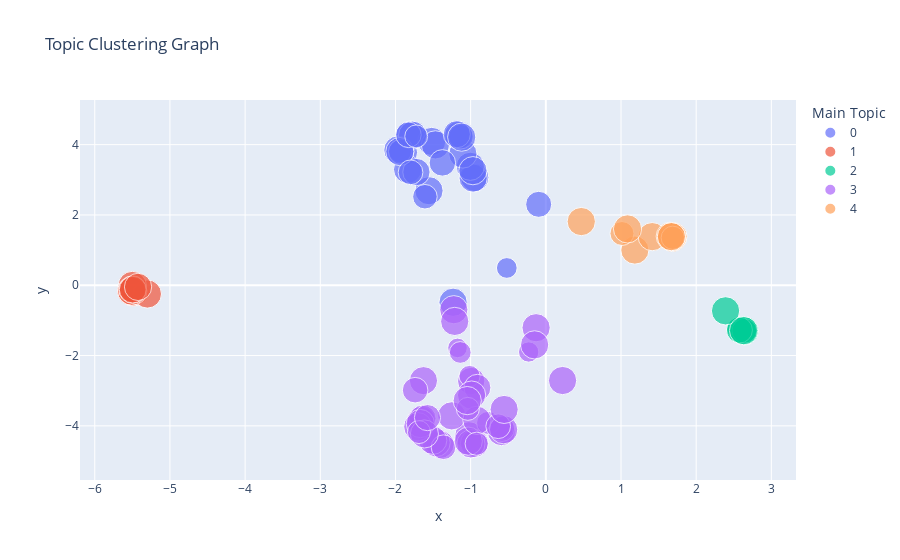

Notebook source saved alongside this figure:
### Markdown cell above
# Generating Cluster Graph of Topics

### Code cell
visualize_topic_cluster_tsne(lda_model, df)

### Figure 1 — Plotly figure (JSON) as saved in the notebook; plotly's stock layout.template omitted (floating-point values rounded to 4 significant figures)
{"data": [{"customdata": [[[["say", "depape", "attack", "police", "home", "speaker", "break", "tell", "hammer", "officer"]], "bismarcktribune.com", "Neutral", "0"], [[["say", "depape", "attack", "police", "home", "speaker", "break", "tell", "hammer", "officer"]], "www.newsnationnow.com", "Neutral", "0"], [[["say", "depape", "attack", "police", "home", "speaker", "break", "tell", "hammer", "officer"]], "buff.ly", "Neutral Positive", "0"], [[["say", "depape", "attack", "police", "home", "speaker", "break", "tell", "hammer", "officer"]], "www.theepochtimes.com", "Neutral Positive", "0"], [[["say", "depape", "attack", "police", "home", "speaker", "break", "tell", "hammer", "officer"]], "www.independent.co.uk", "Neutral Negative", "0"], [[["say", "depape", "attack", "police", "home", "speaker", "break", "tell", "hammer", "officer"]], "flip.it", "Neutral Positive", "0"], [[["say", "depape", "attack", "police", "home", "speaker", "break", "tell", "hammer", "officer"]], "www.kosu.org", "Neutral Negative", "0"], [[["say", "depape", "attack", "police", "home", "speaker", "break", "tell", "hammer", "officer"]], "www.newsmax.com", "Negative", "0"], [[["say", "depape", "attack", "police", "home", "speaker", "break", "tell", "hammer", "officer"]], "www.courttv.com", "Negative", "0"], [[["say", "depape", "attack", "police", "home", "speaker", "break", "tell", "hammer", "officer"]], "nbcnews.to", "Neutral Negative", "0"], [[["say", "depape", "attack", "police", "home", "speaker", "break", "tell", "hammer", "officer"]], "www.theepochtimes.com", "Neutral Negative", "0"], [[["say", "depape", "attack", "police", "home", "speaker", "break", "tell", "hammer", "officer"]], "ca.news.yahoo.com", "Neutral Positive", "0"], [[["say", "depape", "attack", "police", "home", "speaker", "break", "tell", "hammer", "officer"]], "ift.tt", "Neutral Positive", "0"], [[["say", "depape", "attack", "police", "home", "speaker", "break", "tell", "hammer", "officer"]], "meaww.com", "Positive", "0"], [[["say", "depape", "attack", "police", "home", "speaker", "break", "tell", "hammer", "officer"]], "www.thenewcivilrightsmovement.com", "Neutral Negative", "0"], [[["say", "depape", "attack", "police", "home", "speaker", "break", "tell", "hammer", "officer"]], "www.whas11.com", "Neutral Positive", "0"], [[["say", "depape", "attack", "police", "home", "speaker", "break", "tell", "hammer", "officer"]], "l.smartnews.com", "Negative", "0"], [[["say", "depape", "attack", "police", "home", "speaker", "break", "tell", "hammer", "officer"]], "ugnews24.info", "Neutral Positive", "0"], [[["say", "depape", "attack", "police", "home", "speaker", "break", "tell", "hammer", "officer"]], "www.latimes.com", "Neutral Positive", "0"], [[["say", "depape", "attack", "police", "home", "speaker", "break", "tell", "hammer", "officer"]], "lakegenevanews.net", "Neutral Positive", "0"], [[["say", "depape", "attack", "police", "home", "speaker", "break", "tell", "hammer", "officer"]], "www.diariodenavarra.es", "Positive", "0"], [[["say", "depape", "attack", "police", "home", "speaker", "break", "tell", "hammer", "officer"]], "people.com", "Neutral Negative", "0"], [[["say", "depape", "attack", "police", "home", "speaker", "break", "tell", "hammer", "officer"]], "www.nbcnews.com", "Neutral Negative", "0"], [[["say", "depape", "attack", "police", "home", "speaker", "break", "tell", "hammer", "officer"]], "www.cnn.com", "Neutral", "0"], [[["say", "depape", "attack", "police", "home", "speaker", "break", "tell", "hammer", "officer"]], "l.smartnews.com", "Neutral Positive", "0"], [[["say", "depape", "attack", "police", "home", "speaker", "break", "tell", "hammer", "officer"]], "news.yahoo.com", "Negative", "0"], [[["say", "depape", "attack", "police", "home", "speaker", "break", "tell", "hammer", "officer"]], "altanto.com.do", "Neutral Negative", "0"], [[["say", "depape", "attack", "police", "home", "speaker", "break", "tell", "hammer", "officer"]], "rollingstone.com", "Neutral Negative", "0"], [[["say", "depape", "attack", "police", "home", "speaker", "break", "tell", "hammer", "officer"]], "www.dailymail.co.uk", "Neutral Positive", "0"], [[["say", "depape", "attack", "police", "home", "speaker", "break", "tell", "hammer", "officer"]], "www.msnbc.com", "Negative", "0"], [[["say", "depape", "attack", "police", "home", "speaker", "break", "tell", "hammer", "officer"]], "twitchy.com", "Positive", "0"]], "hovertemplate": "Associated Words: %{customdata[0]}<br>Address: %{customdata[1]}<br>Sentiment Label: %{customdata[2]}<br>Main Topic:%{customdata[3]}", "legendgroup": "0", "marker": {"color": "#636efa", "size": [0.99, 0.9944, 0.9978, 0.5101, 0.9939, 0.8467, 0.9958, 0.3742, 0.9951, 0.9963, 0.997, 0.9957, 0.9931, 0.932, 0.9959, 0.654, 0.9972, 0.8786, 0.7541, 0.9948, 0.754, 0.9946, 0.8067, 0.9945, 0.5373, 0.9221, 0.7637, 0.9974, 0.9988, 0.8179, 0.6538], "sizemode": "area", "sizeref": 0.002499, "symbol": "circle"}, "mode": "markers", "name": "0", "orientation": "v", "showlegend": true, "type": "scatter", "x": [-1.893, -1.839, -0.9456, -1.961, -0.9667, -0.09498, -1.004, -1.138, -1.554, -1.103, -0.9698, -1.807, -1.518, -1.721, -1.967, -1.939, -1.469, -1.376, -1.608, -1.159, -1.128, -1.771, -1.925, -1.941, -0.519, -1.184, -1.8, -1.119, -1.234, -1.828, -1.724], "xaxis": "x", "y": [3.781, 3.297, 3.064, 3.823, 3.048, 2.302, 3.384, 4.246, 2.689, 3.734, 3.259, 4.273, 4.092, 3.22, 3.847, 3.807, 3.994, 3.481, 2.519, 4.269, 4.225, 4.268, 3.798, 3.803, 0.4919, 4.298, 3.212, 4.213, -0.4839, 4.281, 4.235], "yaxis": "y"}, {"customdata": [[[["say", "lead", "election", "house", "political", "vote", "republican", "censorship", "member", "take"]], "go.shr.lc", "Neutral Positive", "1"], [[["say", "lead", "election", "house", "political", "vote", "republican", "censorship", "member", "take"]], "ijr.com", "Neutral Positive", "1"], [[["say", "lead", "election", "house", "political", "vote", "republican", "censorship", "member", "take"]], "www.foxnews.com", "Neutral Positive", "1"], [[["say", "lead", "election", "house", "political", "vote", "republican", "censorship", "member", "take"]], "link.springer.com", "Neutral Positive", "1"], [[["say", "lead", "election", "house", "political", "vote", "republican", "censorship", "member", "take"]], "www.cbsnews.com", "Neutral Positive", "1"], [[["say", "lead", "election", "house", "political", "vote", "republican", "censorship", "member", "take"]], "tinyurl.com", "Neutral Negative", "1"], [[["say", "lead", "election", "house", "political", "vote", "republican", "censorship", "member", "take"]], "www.politico.com", "Neutral Positive", "1"], [[["say", "lead", "election", "house", "political", "vote", "republican", "censorship", "member", "take"]], "www.nbcnews.com", "Neutral Negative", "1"], [[["say", "lead", "election", "house", "political", "vote", "republican", "censorship", "member", "take"]], "trib.al", "Neutral Negative", "1"], [[["say", "lead", "election", "house", "political", "vote", "republican", "censorship", "member", "take"]], "punchbowl.news", "Neutral Positive", "1"], [[["say", "lead", "election", "house", "political", "vote", "republican", "censorship", "member", "take"]], "wapo.st", "Neutral Positive", "1"], [[["say", "lead", "election", "house", "political", "vote", "republican", "censorship", "member", "take"]], "greenwald.substack.com", "Neutral Positive", "1"], [[["say", "lead", "election", "house", "political", "vote", "republican", "censorship", "member", "take"]], "prada.substack.com", "Neutral Positive", "1"], [[["say", "lead", "election", "house", "political", "vote", "republican", "censorship", "member", "take"]], "soundcloud.com", "Neutral Positive", "1"], [[["say", "lead", "election", "house", "political", "vote", "republican", "censorship", "member", "take"]], "dlvr.it", "Neutral Negative", "1"]], "hovertemplate": "Associated Words: %{customdata[0]}<br>Address: %{customdata[1]}<br>Sentiment Label: %{customdata[2]}<br>Main Topic:%{customdata[3]}", "legendgroup": "1", "marker": {"color": "#EF553B", "size": [0.958, 0.7814, 0.9942, 0.9994, 0.9963, 0.917, 0.9992, 0.9985, 0.8956, 0.9951, 0.7552, 0.9888, 0.9562, 0.8914, 0.9303], "sizemode": "area", "sizeref": 0.002499, "symbol": "circle"}, "mode": "markers", "name": "1", "orientation": "v", "showlegend": true, "type": "scatter", "x": [-5.467, -5.483, -5.507, -5.488, -5.3, -5.51, -5.501, -5.51, -5.496, -5.492, -5.482, -5.51, -5.497, -5.495, -5.424], "xaxis": "x", "y": [-0.1916, -0.1209, -0.1355, -0.1937, -0.2485, -0.1691, -0.006299, -0.156, -0.1369, -0.1671, -0.1388, -0.169, -0.1241, -0.1243, -0.04717], "yaxis": "y"}, {"customdata": [[[["country", "say", "great", "get", "go", "people", "year", "take", "come", "thing"]], "en.wikipedia.org", "Neutral Negative", "2"], [[["country", "say", "great", "get", "go", "people", "year", "take", "come", "thing"]], "www.elespanol.com", "Negative", "2"], [[["country", "say", "great", "get", "go", "people", "year", "take", "come", "thing"]], "fee.org", "Positive", "2"], [[["country", "say", "great", "get", "go", "people", "year", "take", "come", "thing"]], "www.thecatholicmonitor.com", "Positive", "2"], [[["country", "say", "great", "get", "go", "people", "year", "take", "come", "thing"]], "dlvr.it", "Neutral Negative", "2"], [[["country", "say", "great", "get", "go", "people", "year", "take", "come", "thing"]], "share.newsbreak.com", "Neutral Positive", "2"], [[["country", "say", "great", "get", "go", "people", "year", "take", "come", "thing"]], "buff.ly", "Neutral Positive", "2"], [[["country", "say", "great", "get", "go", "people", "year", "take", "come", "thing"]], "nyti.ms", "Neutral Positive", "2"]], "hovertemplate": "Associated Words: %{customdata[0]}<br>Address: %{customdata[1]}<br>Sentiment Label: %{customdata[2]}<br>Main Topic:%{customdata[3]}", "legendgroup": "2", "marker": {"color": "#00cc96", "size": [0.9505, 0.5701, 0.7169, 0.9978, 0.7623, 0.8502, 0.9997, 0.9997], "sizemode": "area", "sizeref": 0.002499, "symbol": "circle"}, "mode": "markers", "name": "2", "orientation": "v", "showlegend": true, "type": "scatter", "x": [2.642, 2.601, 2.568, 2.642, 2.641, 2.575, 2.391, 2.63], "xaxis": "x", "y": [-1.298, -1.288, -1.243, -1.298, -1.298, -1.275, -0.7277, -1.29], "yaxis": "y"}, {"customdata": [[[["say", "speaker", "house", "year", "leader", "election", "democratic", "leadership", "new", "political"]], "wjactv.com", "Neutral Positive", "3"], [[["say", "speaker", "house", "year", "leader", "election", "democratic", "leadership", "new", "political"]], "crooksandliars.com", "Negative", "3"], [[["say", "speaker", "house", "year", "leader", "election", "democratic", "leadership", "new", "political"]], "www.nytimes.com", "Neutral Negative", "3"], [[["say", "speaker", "house", "year", "leader", "election", "democratic", "leadership", "new", "political"]], "www.mediaite.com", "Neutral Positive", "3"], [[["say", "speaker", "house", "year", "leader", "election", "democratic", "leadership", "new", "political"]], "www.wkyt.com", "Neutral Positive", "3"], [[["say", "speaker", "house", "year", "leader", "election", "democratic", "leadership", "new", "political"]], "www.jihadwatch.org", "Negative", "3"], [[["say", "speaker", "house", "year", "leader", "election", "democratic", "leadership", "new", "political"]], "NBC11NEWS.com", "Neutral Negative", "3"], [[["say", "speaker", "house", "year", "leader", "election", "democratic", "leadership", "new", "political"]], "nbcbay.com", "Neutral Positive", "3"], [[["say", "speaker", "house", "year", "leader", "election", "democratic", "leadership", "new", "political"]], "www.cbc.ca", "Neutral Positive", "3"], [[["say", "speaker", "house", "year", "leader", "election", "democratic", "leadership", "new", "political"]], "www.tf1info.fr", "Neutral Negative", "3"], [[["say", "speaker", "house", "year", "leader", "election", "democratic", "leadership", "new", "political"]], "www.audacy.com", "Neutral Negative", "3"], [[["say", "speaker", "house", "year", "leader", "election", "democratic", "leadership", "new", "political"]], "www.ncronline.org", "Neutral Positive", "3"], [[["say", "speaker", "house", "year", "leader", "election", "democratic", "leadership", "new", "political"]], "www.msnbc.com", "Neutral Positive", "3"], [[["say", "speaker", "house", "year", "leader", "election", "democratic", "leadership", "new", "political"]], "www.newsbreakapp.com", "Neutral Positive", "3"], [[["say", "speaker", "house", "year", "leader", "election", "democratic", "leadership", "new", "political"]], "www.nytimes.com", "Negative", "3"], [[["say", "speaker", "house", "year", "leader", "election", "democratic", "leadership", "new", "political"]], "trib.al", "Positive", "3"], [[["say", "speaker", "house", "year", "leader", "election", "democratic", "leadership", "new", "political"]], "open.substack.com", "Positive", "3"], [[["say", "speaker", "house", "year", "leader", "election", "democratic", "leadership", "new", "political"]], "www.sfgate.com", "Neutral", "3"], [[["say", "speaker", "house", "year", "leader", "election", "democratic", "leadership", "new", "political"]], "ow.ly", "Neutral Positive", "3"], [[["say", "speaker", "house", "year", "leader", "election", "democratic", "leadership", "new", "political"]], "dlvr.it", "Neutral", "3"], [[["say", "speaker", "house", "year", "leader", "election", "democratic", "leadership", "new", "political"]], "tiny.iavian.net", "Neutral Positive", "3"], [[["say", "speaker", "house", "year", "leader", "election", "democratic", "leadership", "new", "political"]], "welovetrump.com", "Positive", "3"], [[["say", "speaker", "house", "year", "leader", "election", "democratic", "leadership", "new", "political"]], "dlvr.it", "Positive", "3"], [[["say", "speaker", "house", "year", "leader", "election", "democratic", "leadership", "new", "political"]], "cna.asia", "Neutral Positive", "3"], [[["say", "speaker", "house", "year", "leader", "election", "democratic", "leadership", "new", "political"]], "time.com", "Neutral Positive", "3"], [[["say", "speaker", "house", "year", "leader", "election", "democratic", "leadership", "new", "political"]], "www.businessinsider.com", "Neutral Positive", "3"], [[["say", "speaker", "house", "year", "leader", "election", "democratic", "leadership", "new", "political"]], "trib.al", "Neutral Negative", "3"], [[["say", "speaker", "house", "year", "leader", "election", "democratic", "leadership", "new", "political"]], "l.smartnews.com", "Neutral Positive", "3"], [[["say", "speaker", "house", "year", "leader", "election", "democratic", "leadership", "new", "political"]], "www.theyeshivaworld.com", "Neutral Positive", "3"], [[["say", "speaker", "house", "year", "leader", "election", "democratic", "leadership", "new", "political"]], "www.nytimes.com", "Neutral Positive", "3"], [[["say", "speaker", "house", "year", "leader", "election", "democratic", "leadership", "new", "political"]], "www.dailymail.co.uk", "Neutral Negative", "3"], [[["say", "speaker", "house", "year", "leader", "election", "democratic", "leadership", "new", "political"]], "www.washingtontimes.com", "Positive", "3"], [[["say", "speaker", "house", "year", "leader", "election", "democratic", "leadership", "new", "political"]], "trib.al", "Neutral Positive", "3"], [[["say", "speaker", "house", "year", "leader", "election", "democratic", "leadership", "new", "political"]], "bit.ly", "Neutral Positive", "3"], [[["say", "speaker", "house", "year", "leader", "election", "democratic", "leadership", "new", "political"]], "4imag.com", "Positive", "3"], [[["say", "speaker", "house", "year", "leader", "election", "democratic", "leadership", "new", "political"]], "theshahab.com", "Neutral Positive", "3"], [[["say", "speaker", "house", "year", "leader", "election", "democratic", "leadership", "new", "political"]], "flip.it", "Neutral Positive", "3"], [[["say", "speaker", "house", "year", "leader", "election", "democratic", "leadership", "new", "political"]], "www.nbcnews.com", "Neutral Positive", "3"], [[["say", "speaker", "house", "year", "leader", "election", "democratic", "leadership", "new", "political"]], "www.newsbreakapp.com", "Neutral Negative", "3"], [[["say", "speaker", "house", "year", "leader", "election", "democratic", "leadership", "new", "political"]], "nationalfile.com", "Neutral Positive", "3"], [[["say", "speaker", "house", "year", "leader", "election", "democratic", "leadership", "new", "political"]], "www.dailykos.com", "Neutral Negative", "3"]], "hovertemplate": "Associated Words: %{customdata[0]}<br>Address: %{customdata[1]}<br>Sentiment Label: %{customdata[2]}<br>Main Topic:%{customdata[3]}", "legendgroup": "3", "marker": {"color": "#ab63fa", "size": [0.9983, 0.4786, 0.9946, 0.9926, 0.9984, 0.9374, 0.5163, 0.9981, 0.9985, 0.9842, 0.8905, 0.5594, 0.5923, 0.994, 0.7606, 0.592, 0.9033, 0.9979, 0.9975, 0.9988, 0.996, 0.9969, 0.6611, 0.9967, 0.9971, 0.9989, 0.7871, 0.6621, 0.9958, 0.9913, 0.9981, 0.662, 0.7632, 0.9984, 0.9962, 0.9973, 0.6714, 0.8175, 0.8556, 0.996, 0.9916], "sizemode": "area", "sizeref": 0.002499, "symbol": "circle"}, "mode": "markers", "name": "3", "orientation": "v", "showlegend": true, "type": "scatter", "x": [-1.408, -1.175, -1.459, -1.627, -0.5897, -0.9922, -0.2281, -1.504, -1.656, -1.025, -1.638, -1.015, -0.5828, -0.9487, -1.361, -1.138, -0.9094, -0.9874, -1.251, -1.703, -0.9966, -1.031, -0.7685, -0.9161, -0.1294, -1.669, -0.5828, -1.037, -1.224, -1.615, -0.561, -1.688, -0.6333, -1.046, -1.212, -0.1491, -0.9202, -1.738, -1.574, 0.2229, -0.5543], "xaxis": "x", "y": [-4.527, -1.783, -4.478, -2.714, -4.162, -2.725, -1.899, -4.411, -3.847, -4.279, -3.789, -2.582, -4.086, -4.498, -4.608, -1.912, -2.916, -3.125, -3.716, -4.024, -4.513, -4.436, -3.917, -3.843, -1.208, -3.935, -4.086, -3.517, -0.6954, -4.23, -4.109, -4.177, -4.012, -3.281, -1.029, -1.696, -4.509, -2.985, -3.765, -2.711, -3.534], "yaxis": "y"}, {"customdata": [[[["say", "year", "attack", "security", "make", "family", "get", "por", "morning", "trading"]], "seekingalpha.com", "Neutral Positive", "4"], [[["say", "year", "attack", "security", "make", "family", "get", "por", "morning", "trading"]], "www.smobserved.com", "Neutral Positive", "4"], [[["say", "year", "attack", "security", "make", "family", "get", "por", "morning", "trading"]], "dlvr.it", "Neutral Negative", "4"], [[["say", "year", "attack", "security", "make", "family", "get", "por", "morning", "trading"]], "eltiempomonclova.mx", "Positive", "4"], [[["say", "year", "attack", "security", "make", "family", "get", "por", "morning", "trading"]], "buff.ly", "Negative", "4"], [[["say", "year", "attack", "security", "make", "family", "get", "por", "morning", "trading"]], "www.independent.co.uk", "Negative", "4"], [[["say", "year", "attack", "security", "make", "family", "get", "por", "morning", "trading"]], "nbcbayarea.com", "Neutral Negative", "4"], [[["say", "year", "attack", "security", "make", "family", "get", "por", "morning", "trading"]], "politi.co", "Neutral Positive", "4"], [[["say", "year", "attack", "security", "make", "family", "get", "por", "morning", "trading"]], "www.dailykos.com", "Neutral Negative", "4"], [[["say", "year", "attack", "security", "make", "family", "get", "por", "morning", "trading"]], "www.independent.co.uk", "Negative", "4"], [[["say", "year", "attack", "security", "make", "family", "get", "por", "morning", "trading"]], "zpr.io", "Neutral Positive", "4"], [[["say", "year", "attack", "security", "make", "family", "get", "por", "morning", "trading"]], "www.sonsof1776.com", "Neutral Negative", "4"], [[["say", "year", "attack", "security", "make", "family", "get", "por", "morning", "trading"]], "www.nbcnews.com", "Neutral Positive", "4"], [[["say", "year", "attack", "security", "make", "family", "get", "por", "morning", "trading"]], "ift.tt", "Neutral Negative", "4"]], "hovertemplate": "Associated Words: %{customdata[0]}<br>Address: %{customdata[1]}<br>Sentiment Label: %{customdata[2]}<br>Main Topic:%{customdata[3]}", "legendgroup": "4", "marker": {"color": "#FFA15A", "size": [0.9992, 0.5545, 0.9843, 0.9917, 0.9984, 0.7174, 0.9962, 0.8291, 0.6453, 0.9941, 0.9985, 0.9805, 0.6767, 0.9981], "sizemode": "area", "sizeref": 0.002499, "symbol": "circle"}, "mode": "markers", "name": "4", "orientation": "v", "showlegend": true, "type": "scatter", "x": [1.683, 1.702, 1.693, 1.185, 1.415, 1.013, 1.087, 1.691, 1.653, 1.655, 0.4715, 1.671, 1.689, 1.67], "xaxis": "x", "y": [1.361, 1.387, 1.386, 1.001, 1.383, 1.472, 1.602, 1.36, 1.38, 1.394, 1.812, 1.382, 1.351, 1.382], "yaxis": "y"}], "layout": {"legend": {"itemsizing": "constant", "title": {"text": "Main Topic"}, "tracegroupgap": 0}, "title": {"text": "Topic Clustering Graph"}, "xaxis": {"anchor": "y", "domain": [0, 1], "title": {"text": "x"}}, "yaxis": {"anchor": "x", "domain": [0, 1], "title": {"text": "y"}}}}
